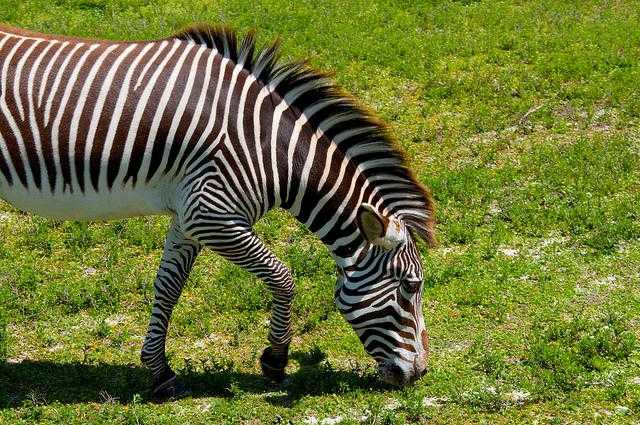
#> input picture Task-1 (Image Preprocessing)/zebra.jpg, 640 x 425 px
$ jupyter execute cv.ipynb   (shell and % lines are left out)
#> lines starting #> are read from the running program, lines starting #| are printed output that depends on the picture
[cell 1]
import cv2
import numpy as np
# from google.colab.patches import cv2_imshow
import matplotlib.pylab as plt
import pandas as pd
from glob import glob

[cell 2]
#to access the files
files = glob('zebra.jpg')

# files
img_mpl = plt.imread(files[0])
#> img_mpl is the input picture: shape (425, 640, 3); mean R, G, B 109.7, 116.5, 56
img_cv2 = cv2.imread(files[0])

[cell 3]
#3d array
img_mpl

# type(img_mpl) #type

img_mpl.shape, img_cv2.shape #3d - height, width, channel : rgb
#> Out = ((425, 640, 3), (425, 640, 3))

[cell 4]
pd.Series(img_mpl.flatten()).plot(kind='hist', bins = 50, title='pixel distribution') #bins: specifies the number of bins (groups) in the histogram, giving a smooth representation of the pixel intensity distribution.
plt.show()
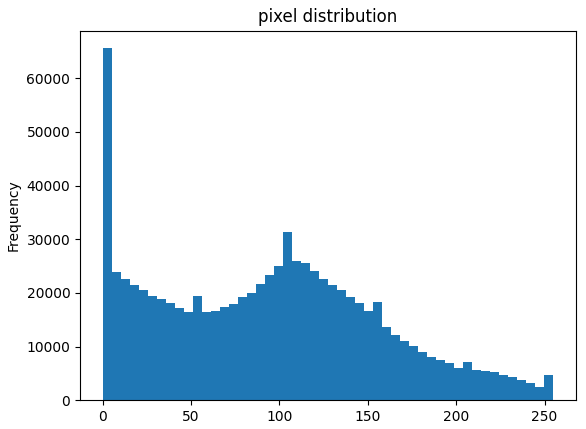
#> figure drawn by matplotlib, 1 panel; tallest bar 65611 high, from x = 0 to 5.1

[cell 5]
fig, ax = plt.subplots(figsize= (5,5))
ax.imshow(img_mpl)
# ax.axis('off')
plt.show()

[cell 6]
#Display RGB channels

fig, axs = plt.subplots(1,3,figsize = (10,5))
axs[0].imshow(img_mpl[:,:,0], cmap='Reds')
axs[1].imshow(img_mpl[:,:,1], cmap='Greens')
axs[2].imshow(img_mpl[:,:,2], cmap='Blues')
axs[0].axis('off')
axs[1].axis('off')
axs[2].axis('off')
plt.show()
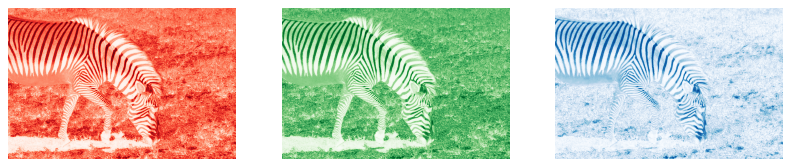
#> figure drawn by matplotlib, 3 panels

[cell 7]
#mpl and cv2 load the images differently
#mpl: RGB, cv2:BGR

fig, axs = plt.subplots(1,2,figsize = (10,5))
axs[0].imshow(img_mpl)
axs[1].imshow(img_cv2)

axs[0].axis('off')
axs[1].axis('off')

axs[0].set_title('MPL image')
axs[1].set_title('CV2 image')
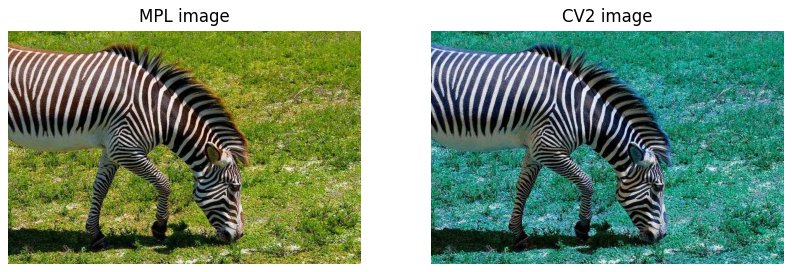
#> figure drawn by matplotlib, 2 panels; B, G, R data is drawn as R, G, B

[cell 8]
#Converting from BGR to RGB

img_cv2_rgb = cv2.cvtColor(img_cv2, cv2.COLOR_BGR2RGB)
fig, ax = plt.subplots()
ax.imshow(img_cv2_rgb)
ax.axis('off')
plt.show()

[cell 9]
#Blurring the images

kernel_3x3 = np.ones((3,3), np.float32) / 10
blur = cv2.filter2D(img_mpl, -1, kernel_3x3)
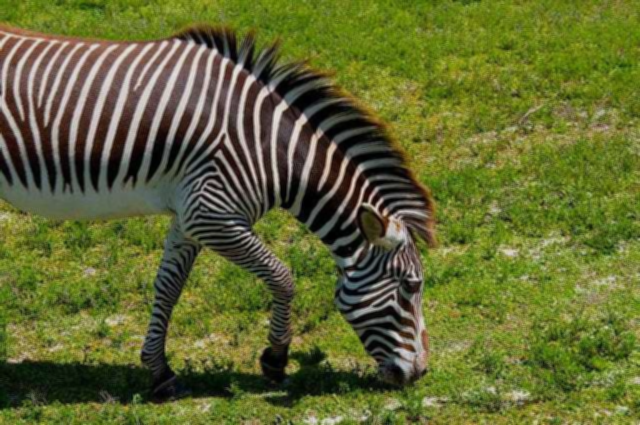
#> blur: shape (425, 640, 3); mean R, G, B 98.8, 104.8, 50.4
fig, ax = plt.subplots()
ax.imshow(blur)
ax.axis('off')
ax.set_title('Blurred Image')
plt.show()

[cell 10]
cv2.imwrite('blur.jpg', blur)
#> Out = True
